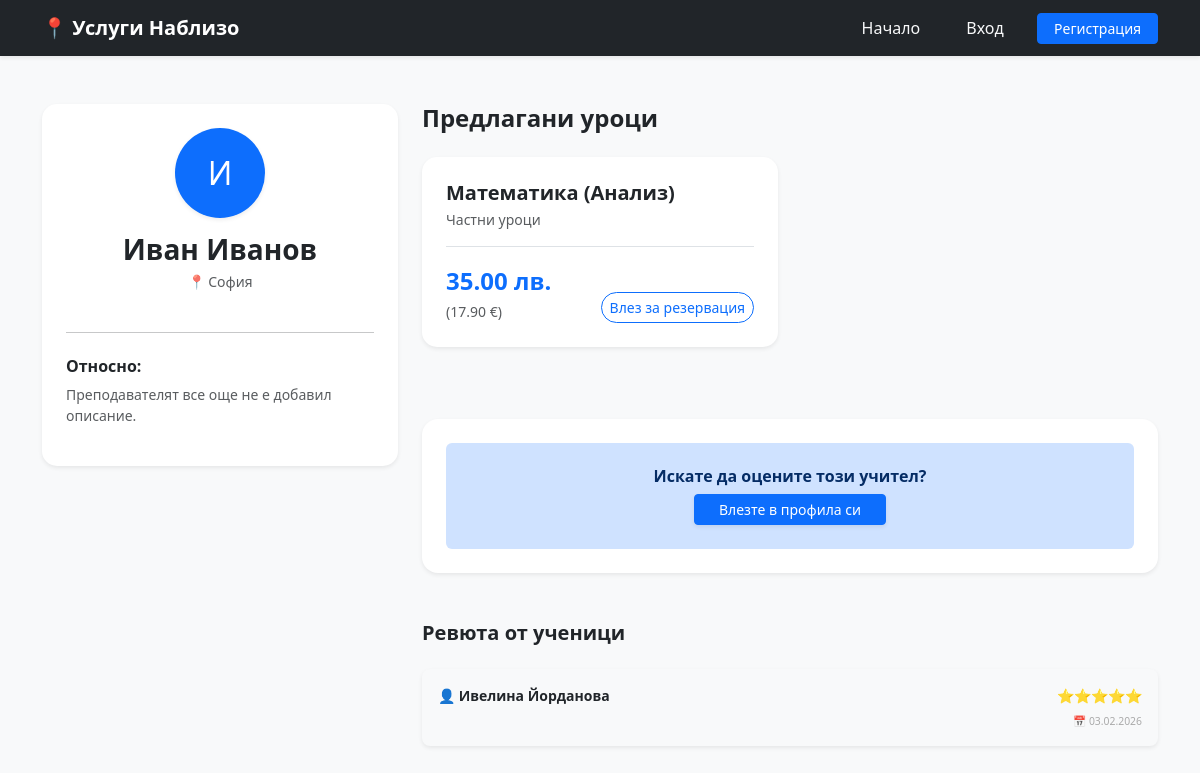
The app's page /public-profile/1 with its own data.
### app/models.py (models this page shows)
class User(Base):
    __tablename__ = "users"
    id = Column(Integer, primary_key=True, index=True)
    email = Column(String, unique=True, index=True)
    password = Column(String)
    role = Column(String)
    first_name = Column(String, nullable=True)
    username = Column(String, unique=True, index=True, nullable=True)
    phone = Column(String, nullable=True)
    address = Column(String, nullable=True)
    bio = Column(String, nullable=True)
    is_verified = Column(Boolean, default=False)
    lessons = relationship("Lesson", back_populates="teacher")
    reviews = relationship("Review", foreign_keys="[Review.teacher_id]")

class Lesson(Base):
    __tablename__ = "lessons"
    id = Column(Integer, primary_key=True, index=True)
    subject = Column(String)
    category = Column(String)
    price = Column(Float)
    teacher_id = Column(Integer, ForeignKey("users.id"))
    teacher_name = Column(String)
    latitude = Column(Float)
    longitude = Column(Float)
    teacher = relationship("User", back_populates="lessons")

class Review(Base):
    __tablename__ = "reviews"
    id = Column(Integer, primary_key=True, index=True)
    teacher_id = Column(Integer, ForeignKey("users.id"))
    user_id = Column(Integer, ForeignKey("users.id"))
    rating = Column(Integer, nullable=False)
    comment = Column(Text, nullable=True)
    created_at = Column(DateTime, default=datetime.utcnow)
    teacher = relationship("User", foreign_keys=[teacher_id])
    reviewer = relationship("User", foreign_keys=[user_id])

### app/main.py (the view)
@app.get("/public-profile/{user_id}", response_class=HTMLResponse)
def public_profile(request: Request, user_id: int, db: Session = Depends(get_db), current_user_id: str = Cookie(None)):
    print(f"DEBUG: Отварям профил на потребител с ID: {user_id}")
    user = db.query(models.User).filter(models.User.id == user_id).first()
    if not user:
        return HTMLResponse(content="<script>alert('Потребителят не е намерен!'); window.history.back();</script>")
    teacher_lessons = db.query(models.Lesson).filter(models.Lesson.teacher_id == user_id).all()
    reviews = db.query(models.Review).filter(models.Review.teacher_id == user_id).order_by(models.Review.created_at.desc()).all()
    return templates.TemplateResponse("public_profile.html", {
        "request": request,
        "user": user,
        "lessons": teacher_lessons,
        "reviews": reviews,
        "eur_rate": 1.95583,
        "is_logged_in": True if current_user_id else False,
        "current_user_id": int(current_user_id) if current_user_id else None
    })

### templates/public_profile.html (shortened to what this page needs)
<!DOCTYPE html>
<html lang="bg">
<head>
    <link href="https://cdn.jsdelivr.net/npm/bootstrap@5.3.0/dist/css/bootstrap.min.css" rel="stylesheet">
</head>
<body class="bg-light">
    <nav class="navbar navbar-expand-lg navbar-dark bg-dark mb-5 shadow-sm">
        <div class="container">
            <a class="navbar-brand fw-bold" href="/">📍 Услуги Наблизо</a>
            <div class="ms-auto">
                <a href="/" class="btn btn-link text-light text-decoration-none me-3">Начало</a>
                {% if is_logged_in %}
                    <a href="/profile" class="btn btn-link text-light text-decoration-none me-3">Моят Профил</a>
                    <a href="/logout" class="btn btn-outline-light btn-sm">Изход</a>
                {% else %}
                    <a href="/login" class="btn btn-link text-light text-decoration-none me-3">Вход</a>
                    <a href="/register" class="btn btn-primary btn-sm px-3">Регистрация</a>
                {% endif %}
            </div>
        </div>
    </nav>
    <div class="container">
        <div class="row">
            <div class="col-md-4 mb-4">
                <div class="card shadow-sm p-4 text-center border-0 card-service">
                    <div class="rounded-circle avatar-circle shadow-sm">
                        {{ (user.first_name or user.username)[0].upper() }}
                    </div>
                    <h3 class="fw-bold mb-1">{{ user.first_name or user.username }}</h3>
                    <p class="text-muted small">📍 {{ user.address or "Локация не е посочена" }}</p>
                    <hr class="my-4">
                    <div class="text-start">
                        <h6 class="fw-bold text-dark">Относно:</h6>
                        <p class="text-muted small">{{ user.bio or "Преподавателят все още не е добавил описание." }}</p>
                    </div>
                </div>
            </div>
            <div class="col-md-8">
                <h4 class="fw-bold mb-4">Предлагани уроци</h4>
                <div class="row">
                    {% for lesson in lessons %}
                    <div class="col-md-12 col-lg-6 mb-4">
                        <div class="card h-100 shadow-sm border-0 card-service">
                            <div class="card-body p-4 d-flex flex-column">
                                <h5 class="fw-bold mb-1">{{ lesson.subject }}</h5>
                                <p class="text-muted small mb-3">{{ lesson.category }}</p>
                                <div class="mt-auto pt-3 border-top">
                                    <div class="d-flex justify-content-between align-items-end">
                                        <div>
                                            <div class="price-text">{{ "%.2f"|format(lesson.price) }} лв.</div>
                                            <small class="text-muted">({{ "%.2f"|format(lesson.price / eur_rate) }} €)</small>
                                        </div>
                                        <div style="min-width: 150px;">
                                            {% if is_logged_in %}
                                                {% if current_user_id == lesson.teacher_id %}
                                                    <button class="btn btn-info btn-sm w-100 disabled">Ваш урок</button>
                                                {% else %}
                                                    <form action="/book-lesson/{{ lesson.id }}" method="post">
                                                        <label class="small text-muted mb-1" style="font-size: 0.65rem;">Изберете час:</label>
                                                        <input type="datetime-local" id="dt-{{ lesson.id }}" name="appointment_time"
                                                               class="form-control form-control-sm mb-2" required>
                                                        <button type="submit" class="btn btn-primary btn-sm w-100 shadow-sm">Запази час</button>
                                                    </form>
                                                    <script>
                                                        (function() {
                                                            const now = new Date();
                                                            now.setMinutes(now.getMinutes() - now.getTimezoneOffset());
                                                            document.getElementById('dt-{{ lesson.id }}').min = now.toISOString().slice(0,16);
                                                        })();
                                                    </script>
                                                {% endif %}
                                            {% else %}
                                                <a href="/login" class="btn btn-outline-primary btn-sm w-100 rounded-pill">Влез за резервация</a>
                                            {% endif %}
                                        </div>
                                    </div>
                                </div>
                            </div>
                        </div>
                    </div>
                    {% endfor %}
                </div>
                <div class="mt-5 p-4 bg-white shadow-sm rounded-4 border-0">
                    {% if is_logged_in %}
                        <h5 class="fw-bold mb-4">Остави оценка</h5>
                        <form action="/submit-review/{{ user.id }}" method="post" class="row g-3">
                            <div class="col-md-5">
                                <select name="rating" class="form-select" required>
                                    <option value="">Оценка (звезди)...</option>
                                    <option value="5">⭐⭐⭐⭐⭐ (Отличен)</option>
                                    <option value="4">⭐⭐⭐⭐ (Много добър)</option>
                                    <option value="3">⭐⭐⭐ (Добър)</option>
                                    <option value="2">⭐⭐ (Среден)</option>
                                    <option value="1">⭐ (Слаб)</option>
                                </select>
                            </div>
                            <div class="col-12">
                                <textarea name="comment" class="form-control" rows="2" placeholder="Напишете коментар (по избор)..."></textarea>
                            </div>
                            <div class="col-12">
                                <button type="submit" class="btn btn-primary px-4 shadow-sm">Публикувай</button>
                            </div>
                        </form>
                    {% else %}
                        <div class="alert alert-primary border-0 text-center py-4 mb-0">
                            <h6 class="fw-bold mb-2">Искате да оцените този учител?</h6>
                            <a href="/login" class="btn btn-primary btn-sm px-4 shadow-sm">Влезте в профила си</a>
                        </div>
                    {% endif %}
                </div>
                <div class="mt-5 mb-5">
                    <h5 class="fw-bold mb-4">Ревюта от ученици</h5>
                    {% if reviews %}
                        {% for review in reviews %}
                        <div class="card shadow-sm border-0 mb-3 review-card rounded-3">
                            <div class="card-body p-3">
                                <div class="d-flex justify-content-between align-items-center">
                                    <span class="fw-bold text-dark small">👤 {{ review.reviewer.first_name if review.reviewer else "Анонимен" }}</span>
                                    <span class="text-warning small">{% for i in range(review.rating) %}⭐{% endfor %}</span>
                                </div>
                                <div class="text-end mt-2" style="font-size: 0.65rem; color: #aaa;">
                                    📅 {{ review.created_at.strftime('%d.%m.%Y') }}
                                </div>
                            </div>
                        </div>
                        {% endfor %}
                    {% else %}
                        <p class="text-muted small text-center py-4">Все още няма ревюта.</p>
                    {% endif %}
                </div>
            </div>
        </div>
    </div>
</body>
</html>

### templates/public_profile.html (style rules this page uses)
.review-card { border-left: 4px solid #0d6efd; background-color: #f8f9fa; }
.price-text { font-size: 1.5rem; font-weight: bold; color: #0d6efd; }
.avatar-circle { width: 90px; height: 90px; font-size: 32px; display: flex; align-items: center; justify-content: center; margin: 0 auto 15px; background-color: #0d6efd; color: white; }
.card-service { border-radius: 15px; transition: transform 0.2s; }

### records on screen
User: first_name "И", first_name "Иван Иванов", address "София", bio "Преподавателят все още не е добавил описание."
Lesson: subject "Математика (Анализ)", category "Частни уроци", price "35.00", lesson.price/eur_rate "17.90"
Review: reviewer "Ивелина Йорданова", rating 5 (drawn), created_at "03.02.2026"
